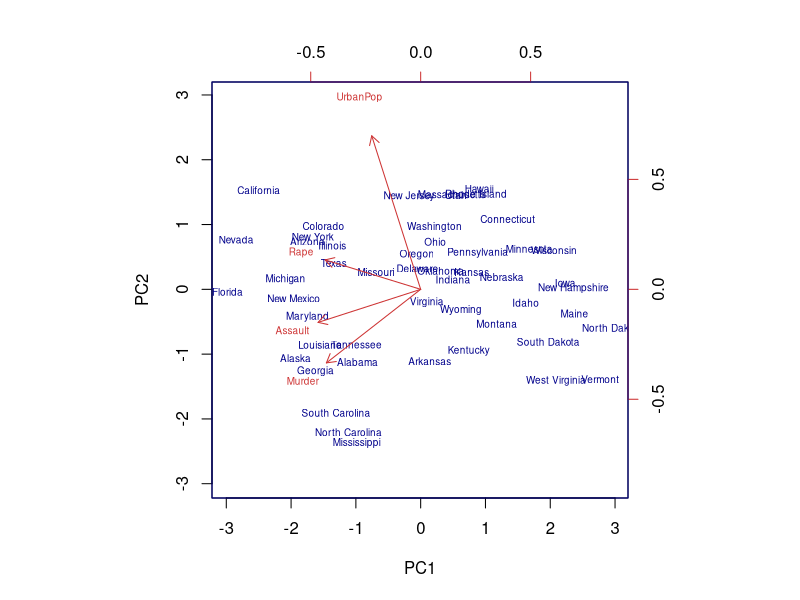
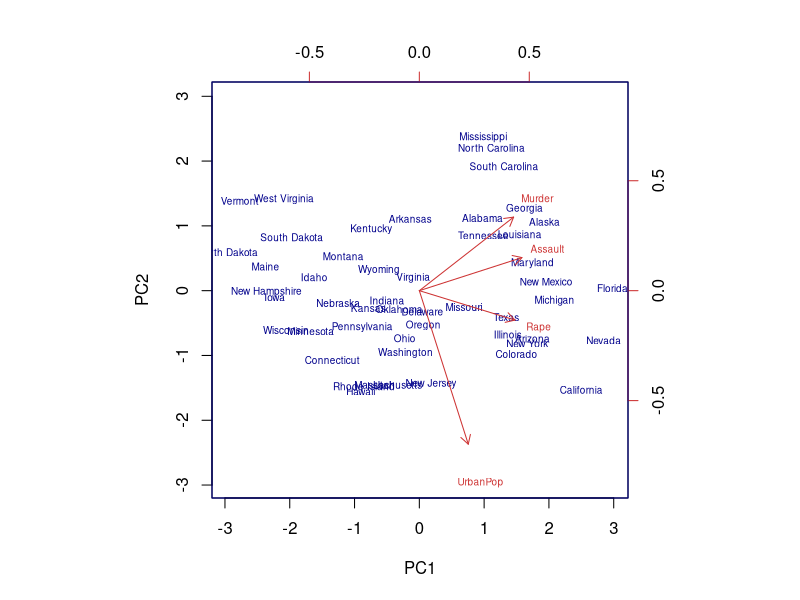
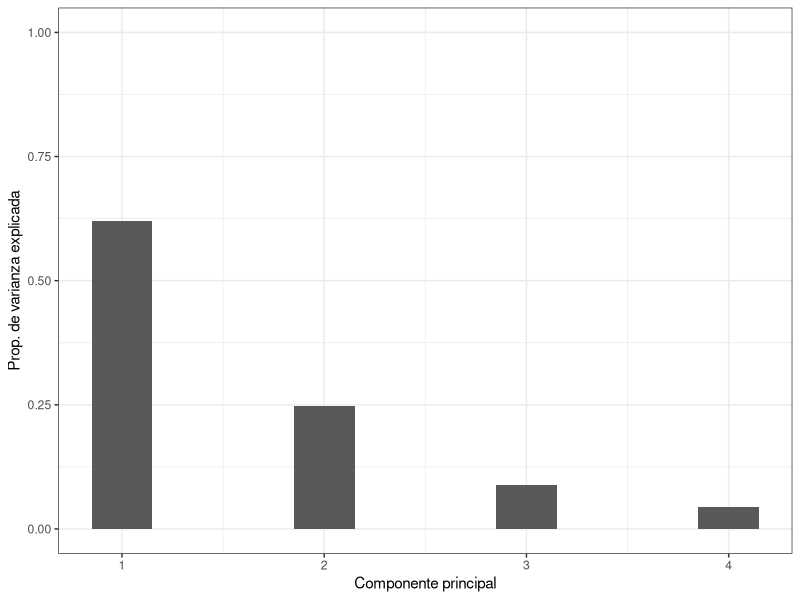
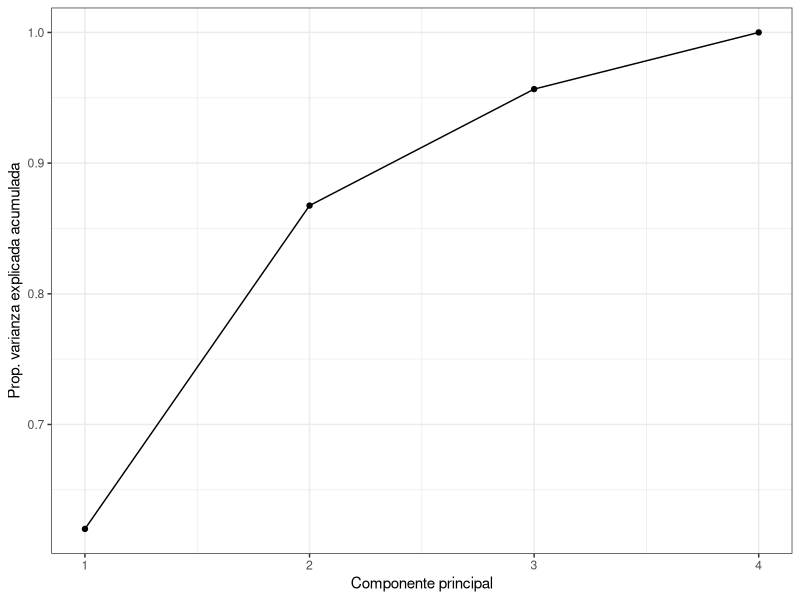

R code for these plots, in order:
# El set de datos USArrests del paquete básico de R contiene el porcentaje de asaltos (Assault),
# asesinatos (Murder) y secuestros (Rape) por cada 100,000 habitantes para cada uno de los 50
# estados de USA (1973). Además, también incluye el porcentaje de la población de cada estado
# que vive en zonas rurales (UrbanPoP).

data("USArrests")
head(USArrests)


# El promedio de los datos muestra que hay tres veces más secuestros que asesinatos y 8 veces
# más asaltos que secuestros.

apply(X = USArrests, MARGIN = 2, FUN = mean)

# La varianza es muy distinta entre las variables, en el caso de Assault, la varianza es varios
# órdenes de magnitud superior al resto.
apply(X = USArrests, MARGIN = 2, FUN = var)

# Si no se estandarizan las variables para que tengan media cero y desviación estándar 1 antes
# de realizar el estudio PCA, la variable Assault dominará la mayoría de las componentes principales.

# La función prcomp() es una de las múltiples funciones en R que realizan PCA. Por defecto,
# prcomp() centra las variables para que tengan media cero, pero si se quiere además que su
# desviación estándar sea de uno, hay que indicar scale = TRUE.
pca <- prcomp(USArrests, scale = TRUE)
names(pca)

# Los elementos center y scale almacenados en el objeto pca contienen la media y desviación
# típica de las variables previa estandarización (en la escala original).
pca$center

pca$scale

# rotation contiene el valor de los loadings ϕ para cada componente (eigenvector). El número
# máximo de componentes principales se corresponde con el mínimo(n-1,p), que en este caso
# es min(49,4)=4.

pca$rotation
# Analizar con detalle el vector de loadings que forma cada componente puede ayudar a interpretar
# que tipo de información recoge cada una de ellas. Por ejemplo, la primera componente es el
# resultado de la siguiente combinación lineal de las variables originales:

# PC1=−0.5358995 Murder−0.5831836 Assault−0.2781909 UrbanPop−0.5434321 Rape

# Los pesos asignados en la primera componente a las variables Assault, Murder y Rape son
# aproximadamente iguales entre ellos y bastante superiores al asignado a UrbanPoP, esto
# significa que la primera componente recoge mayoritariamente la información correspondiente
# a los delitos. En la segunda componente, es la variable UrbanPoP la que tiene con diferencia
# mayor peso, por lo que se corresponde principalmente con el nivel de urbanización del estado.
# Si bien en este ejemplo la interpretación de las componentes es bastante clara, no en todos
# los casos ocurre lo mismo.

# La función prcomp() calcula automáticamente el valor de las componentes principales para cada
# observación (principal component scores) multiplicando los datos por los vectores de loadings.
# El resultado se almacena en la matriz x.
head(pca$x)

dim(pca$x)

# Mediante la función biplot() se puede obtener una representación bidimensional de las dos
# primeras componentes. Es recomendable indicar el argumento scale = 0 para que las flechas
# estén en la misma escala que las componentes.
biplot(x = pca, scale = 0, cex = 0.6, col = c("blue4", "brown3"))

# La imagen especular, cuya interpretación es equivalente, se puede obtener invirtiendo el
# signo de los loadings y de los principal component scores.
pca$rotation <- -pca$rotation
pca$x        <- -pca$x
biplot(x = pca, scale = 0, cex = 0.6, col = c("blue4", "brown3"))

# Una vez calculadas las componentes principales, se puede conocer la varianza explicada por
# cada una de ellas, la proporción respecto al total y la proporción de varianza acumulada.
library(ggplot2)
pca$sdev^2

prop_varianza <- pca$sdev^2 / sum(pca$sdev^2)
prop_varianza

ggplot(data = data.frame(prop_varianza, pc = 1:4),
       aes(x = pc, y = prop_varianza)) +
  geom_col(width = 0.3) +
  scale_y_continuous(limits = c(0,1)) +
  theme_bw() +
  labs(x = "Componente principal",
       y = "Prop. de varianza explicada")


prop_varianza_acum <- cumsum(prop_varianza)
prop_varianza_acum


ggplot(data = data.frame(prop_varianza_acum, pc = 1:4),
       aes(x = pc, y = prop_varianza_acum, group = 1)) +
  geom_point() +
  geom_line() +
  theme_bw() +
  labs(x = "Componente principal",
       y = "Prop. varianza explicada acumulada")

# En este caso, la primera componente explica el 62% de la varianza observada en los datos y
# la segunda el 24.7%. Las dos últimas componentes no superan por separado el 1% de varianza
# explicada. Si se empleasen únicamente las dos primeras componentes se conseguiría explicar
# el 86.75% de la varianza observada. 
